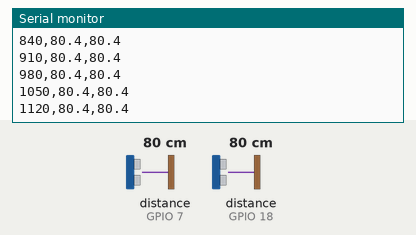
Simulated run of this program. Board: ESP32-S3. Parts: the last lines printed to the serial monitor. Wiring (inferred from the names in the program): 2 × ultrasonic range finder: trigger GPIO 5, echo GPIO 18 / trigger GPIO 6, echo GPIO 7. Inputs (shaded band) come from the test bench; at power-on: distance to the obstacle (sensors on GPIO 7, GPIO 18) 80 cm. The echo pulse lasts 58.3 µs per cm.

Above: at 1.2 s.
1.3 s: distance to the obstacle (sensor on GPIO 7) set to 2 cm
At 1.3 s:
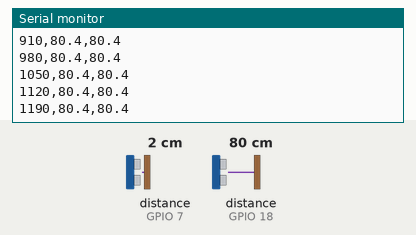
2.8 s: distance to the obstacle (sensor on GPIO 18) set to 2 cm
At 2.9 s:
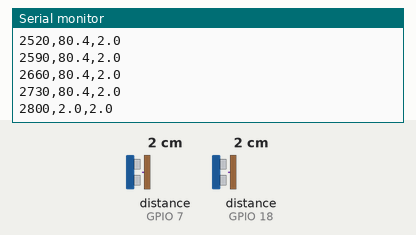
4.3 s: distance to the obstacle (sensor on GPIO 7) set to 4 cm
At 4.3 s:
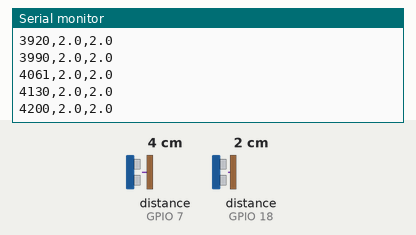
5.8 s: distance to the obstacle (sensor on GPIO 18) set to 4 cm
At 5.84 s:
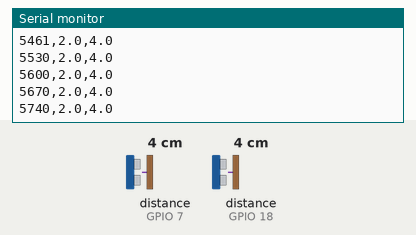
Timing chart, 0 to 8.3 s (numbered marks = the images above; inputs shaded):
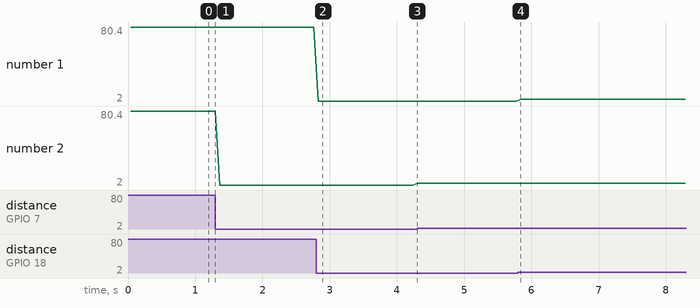

The program:

main.cpp
```cpp
#include <Arduino.h>

// HC-SR04 nº 1  (mede o eixo X)
#define TRIG1 5
#define ECHO1 18   // ATENÇÃO: o ECHO do HC-SR04 sai em 5 V -> use divisor 1k/2k antes do ESP32-S3

// HC-SR04 nº 2  (mede o eixo Y)
#define TRIG2 6
#define ECHO2 7    // idem: divisor de tensão

// Alcance útil ~40 cm. Eco que demora mais que isso vira "leitura inválida" (-1),
// o que descarta paredes e objetos de fundo em vez de tratá-los como gesto.
#define DIST_MIN_CM 2.0f
#define DIST_MAX_CM 100.0f
#define TIMEOUT_US 6000UL // ida e volta de ~43 cm

#define PERIODO_MS 70           // uma amostra completa (d1 e d2) a cada 70 ms (~14 Hz)
#define INTERVALO_SENSORES_MS 30  // deixa o eco de um sensor morrer antes de disparar o outro

// Mede a distância em cm; retorna -1 se não houver leitura válida
float lerDistancia(int trigPin, int echoPin) {
    digitalWrite(trigPin, LOW);
    delayMicroseconds(2);
    digitalWrite(trigPin, HIGH);
    delayMicroseconds(10);
    digitalWrite(trigPin, LOW);

    unsigned long duracao = pulseIn(echoPin, HIGH, TIMEOUT_US);
    if (duracao == 0) {
        return -1;
    }

    float distancia = duracao / 58.0f;
    if (distancia < DIST_MIN_CM || distancia > DIST_MAX_CM) {
        return -1;
    }
    return distancia;
}

void setup() {
    Serial.begin(115200);

    pinMode(TRIG1, OUTPUT);
    pinMode(ECHO1, INPUT);
    pinMode(TRIG2, OUTPUT);
    pinMode(ECHO2, INPUT);

    digitalWrite(TRIG1, LOW);
    digitalWrite(TRIG2, LOW);
}

void loop() {
    // Período fixo: o intervalo entre amostras fica constante (~70 ms),
    // o que importa porque o tempo é uma feature da rede neural.
    static uint32_t proxima = millis();

    uint32_t t = millis();
    float d1 = lerDistancia(TRIG1, ECHO1);
    delay(INTERVALO_SENSORES_MS);
    float d2 = lerDistancia(TRIG2, ECHO2);

    // Formato esperado pelos scripts Python: tempo_ms,d1,d2  (-1 = leitura inválida)
    Serial.printf("%lu,%.1f,%.1f\n", (unsigned long)t, d1, d2);

    proxima += PERIODO_MS;
    int32_t resta = (int32_t)(proxima - millis());
    if (resta > 0) {
        delay(resta);
    } else {
        proxima = millis();  // atrasou: ressincroniza em vez de acumular atraso
    }
}
```

Measured:
- after the input at 2.8 s, the serial monitor: prints a new line at once (image 2)
- plotted number 2: 80.4 → 2 after the input at 1.3 s, 2 → 4 after the input at 4.3 s
